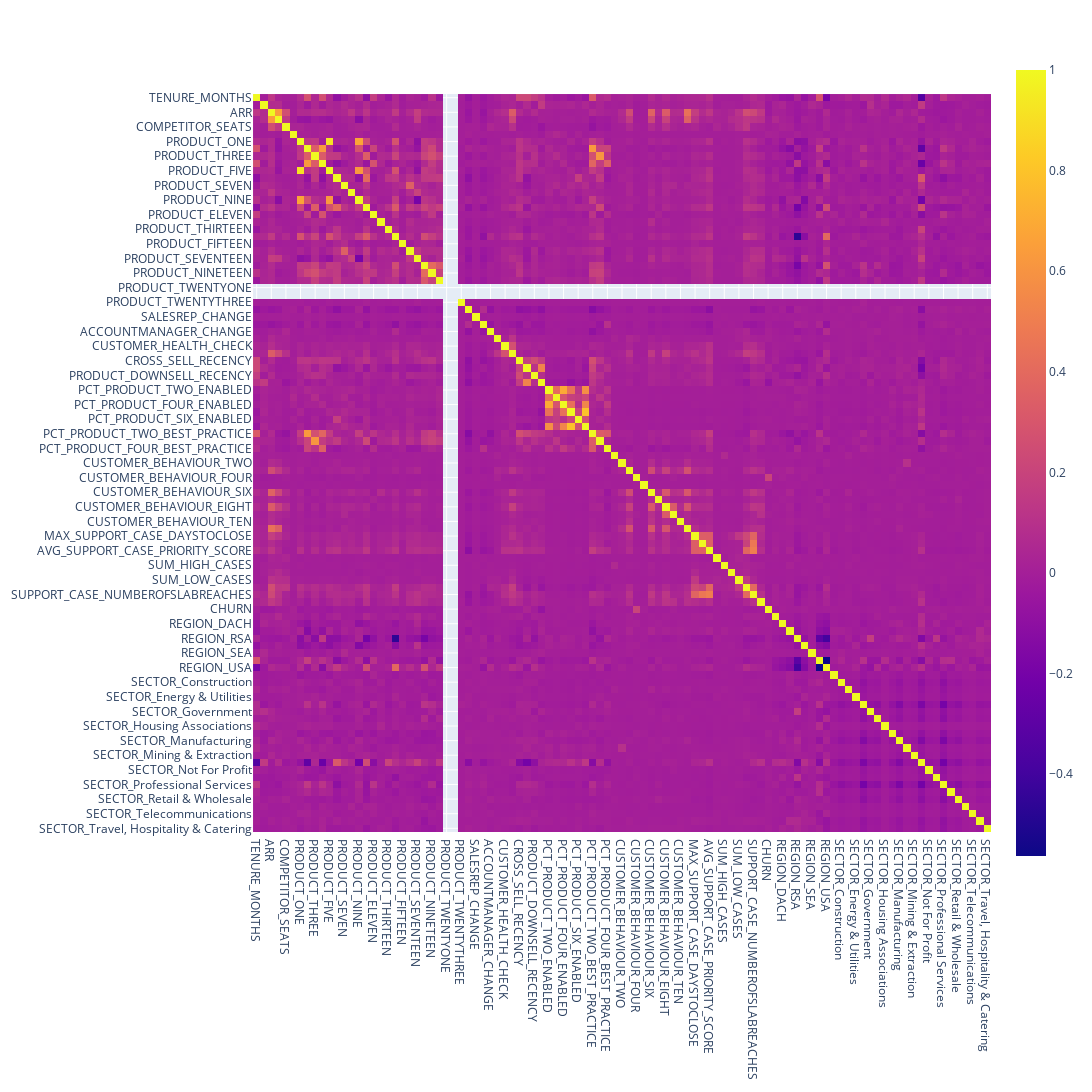

This figure's notebook cell:
### Code cell
# Main body

data_dir = os.getcwd()
filename = "dataset"
#args =  parser.parse_args()

dataset_df, nb_customers = extract_dataset(data_dir, filename)
dataset = data_processing(dataset_df, nb_customers)
X = dataset.drop("CHURN", axis =1)
target = dataset["CHURN"]

# correlation between features
features_correlation(dataset)

# Extract statistics
churn_causal_features(dataset)


# Optimal number of features to fit a model
rfecv = RFECV(estimator=RandomForestClassifier(), cv=StratifiedKFold(2, random_state=2, shuffle=True), scoring="accuracy")
rfecv.fit(X, target)
print("The optimal number of features is %d" %(rfecv.n_features_)) # 7

# save the dataframe with optimal features
X_rfe = X.iloc[:, rfecv.support_]

### Figure 1 — Plotly figure (JSON) as saved in the notebook; plotly's stock layout.template omitted (floating-point values rounded to 4 significant figures; data arrays with more than 128 entries replaced by an {"elided": "..."} marker saying what was removed)
{"data": [{"coloraxis": "coloraxis", "hovertemplate": "x: %{x}<br>y: %{y}<br>color: %{z}<extra></extra>", "name": "0", "type": "heatmap", "x": ["TENURE_MONTHS", "CONTRACT_LENGTH", "ARR", "SEATS", "COMPETITOR_SEATS", "DETECTEDSEATSCOUNT", "PRODUCT_ONE", "PRODUCT_TWO", "PRODUCT_THREE", "PRODUCT_FOUR", "PRODUCT_FIVE", "PRODUCT_SIX", "PRODUCT_SEVEN", "PRODUCT_EIGHT", "PRODUCT_NINE", "PRODUCT_TEN", "PRODUCT_ELEVEN", "PRODUCT_TWELVE", "PRODUCT_THIRTEEN", "PRODUCT_FOURTEEN", "PRODUCT_FIFTEEN", "PRODUCT_SIXTEEN", "PRODUCT_SEVENTEEN", "PRODUCT_EIGHTEEN", "PRODUCT_NINETEEN", "PRODUCT_TWENTY", "PRODUCT_TWENTYONE", "PRODUCT_TWENTYTWO", "PRODUCT_TWENTYTHREE", "LICENSINGSPECIALIST_CHANGE", "SALESREP_CHANGE", "UPSELLMANAGER_CHANGE", "ACCOUNTMANAGER_CHANGE", "CHURN_RISK_DISCUSSION", "CUSTOMER_HEALTH_CHECK", "CS_EVENT_ATTENDED", "CROSS_SELL_RECENCY", "SEATS_DOWNSELL_RECENCY", "PRODUCT_DOWNSELL_RECENCY", "SEATS_UPSELL_RECENCY", "PCT_PRODUCT_TWO_ENABLED", "PCT_PRODUCT_THREE_ENABLED", "PCT_PRODUCT_FOUR_ENABLED", "PCT_PRODUCT_FIVE_ENABLED", "PCT_PRODUCT_SIX_ENABLED", "PCT_PRODUCT_NINE_ENABLED", "PCT_PRODUCT_TWO_BEST_PRACTICE", "PCT_PRODUCT_THREE_BEST_PRACTICE", "PCT_PRODUCT_FOUR_BEST_PRACTICE", "CUSTOMER_BEHAVIOUR_ONE", "CUSTOMER_BEHAVIOUR_TWO", "CUSTOMER_BEHAVIOUR_THREE", "CUSTOMER_BEHAVIOUR_FOUR", "CUSTOMER_BEHAVIOUR_FIVE", "CUSTOMER_BEHAVIOUR_SIX", "CUSTOMER_BEHAVIOUR_SEVEN", "CUSTOMER_BEHAVIOUR_EIGHT", "CUSTOMER_BEHAVIOUR_NINE", "CUSTOMER_BEHAVIOUR_TEN", "CUSTOMER_BEHAVIOUR_ELEVEN", "MAX_SUPPORT_CASE_DAYSTOCLOSE", "MAX_SUPPORT_CASE_TIMETOFIRSTRESPONSE", "AVG_SUPPORT_CASE_PRIORITY_SCORE", "SUM_SEVERE_CASES", "SUM_HIGH_CASES", "SUM_MEDIUM_CASES", "SUM_LOW_CASES", "SUM_STANDARD_CASES", "SUPPORT_CASE_NUMBEROFSLABREACHES", "BACKLOG", "CHURN", "REGION_CAN", "REGION_DACH", "REGION_ME", "REGION_RSA", "REGION_RoE", "REGION_SEA", "REGION_UKI", "REGION_USA", "SECTOR_Arts, Entertainment & Recreation", "SECTOR_Construction", "SECTOR_Education", "SECTOR_Energy & Utilities", "SECTOR_Finance", "SECTOR_Government", "SECTOR_Health & Social Care", "SECTOR_Housing Associations", "SECTOR_IT", "SECTOR_Manufacturing", "SECTOR_Media & Publishing", "SECTOR_Mining & Extraction", "SECTOR_None", "SECTOR_Not For Profit", "SECTOR_Other", "SECTOR_Professional Services", "SECTOR_Real Estate", "SECTOR_Retail & Wholesale", "SECTOR_Sci/Tech", "SECTOR_Telecommunications", "SECTOR_Transportation, Storage & Delivery", "SECTOR_Travel, Hospitality & Catering"], "xaxis": "x", "y": ["TENURE_MONTHS", "CONTRACT_LENGTH", "ARR", "SEATS", "COMPETITOR_SEATS", "DETECTEDSEATSCOUNT", "PRODUCT_ONE", "PRODUCT_TWO", "PRODUCT_THREE", "PRODUCT_FOUR", "PRODUCT_FIVE", "PRODUCT_SIX", "PRODUCT_SEVEN", "PRODUCT_EIGHT", "PRODUCT_NINE", "PRODUCT_TEN", "PRODUCT_ELEVEN", "PRODUCT_TWELVE", "PRODUCT_THIRTEEN", "PRODUCT_FOURTEEN", "PRODUCT_FIFTEEN", "PRODUCT_SIXTEEN", "PRODUCT_SEVENTEEN", "PRODUCT_EIGHTEEN", "PRODUCT_NINETEEN", "PRODUCT_TWENTY", "PRODUCT_TWENTYONE", "PRODUCT_TWENTYTWO", "PRODUCT_TWENTYTHREE", "LICENSINGSPECIALIST_CHANGE", "SALESREP_CHANGE", "UPSELLMANAGER_CHANGE", "ACCOUNTMANAGER_CHANGE", "CHURN_RISK_DISCUSSION", "CUSTOMER_HEALTH_CHECK", "CS_EVENT_ATTENDED", "CROSS_SELL_RECENCY", "SEATS_DOWNSELL_RECENCY", "PRODUCT_DOWNSELL_RECENCY", "SEATS_UPSELL_RECENCY", "PCT_PRODUCT_TWO_ENABLED", "PCT_PRODUCT_THREE_ENABLED", "PCT_PRODUCT_FOUR_ENABLED", "PCT_PRODUCT_FIVE_ENABLED", "PCT_PRODUCT_SIX_ENABLED", "PCT_PRODUCT_NINE_ENABLED", "PCT_PRODUCT_TWO_BEST_PRACTICE", "PCT_PRODUCT_THREE_BEST_PRACTICE", "PCT_PRODUCT_FOUR_BEST_PRACTICE", "CUSTOMER_BEHAVIOUR_ONE", "CUSTOMER_BEHAVIOUR_TWO", "CUSTOMER_BEHAVIOUR_THREE", "CUSTOMER_BEHAVIOUR_FOUR", "CUSTOMER_BEHAVIOUR_FIVE", "CUSTOMER_BEHAVIOUR_SIX", "CUSTOMER_BEHAVIOUR_SEVEN", "CUSTOMER_BEHAVIOUR_EIGHT", "CUSTOMER_BEHAVIOUR_NINE", "CUSTOMER_BEHAVIOUR_TEN", "CUSTOMER_BEHAVIOUR_ELEVEN", "MAX_SUPPORT_CASE_DAYSTOCLOSE", "MAX_SUPPORT_CASE_TIMETOFIRSTRESPONSE", "AVG_SUPPORT_CASE_PRIORITY_SCORE", "SUM_SEVERE_CASES", "SUM_HIGH_CASES", "SUM_MEDIUM_CASES", "SUM_LOW_CASES", "SUM_STANDARD_CASES", "SUPPORT_CASE_NUMBEROFSLABREACHES", "BACKLOG", "CHURN", "REGION_CAN", "REGION_DACH", "REGION_ME", "REGION_RSA", "REGION_RoE", "REGION_SEA", "REGION_UKI", "REGION_USA", "SECTOR_Arts, Entertainment & Recreation", "SECTOR_Construction", "SECTOR_Education", "SECTOR_Energy & Utilities", "SECTOR_Finance", "SECTOR_Government", "SECTOR_Health & Social Care", "SECTOR_Housing Associations", "SECTOR_IT", "SECTOR_Manufacturing", "SECTOR_Media & Publishing", "SECTOR_Mining & Extraction", "SECTOR_None", "SECTOR_Not For Profit", "SECTOR_Other", "SECTOR_Professional Services", "SECTOR_Real Estate", "SECTOR_Retail & Wholesale", "SECTOR_Sci/Tech", "SECTOR_Telecommunications", "SECTOR_Transportation, Storage & Delivery", "SECTOR_Travel, Hospitality & Catering"], "yaxis": "y", "z": {"elided": "101x101 float values"}}], "layout": {"coloraxis": {"colorscale": [[0, "#0d0887"], [0.1111, "#46039f"], [0.2222, "#7201a8"], [0.3333, "#9c179e"], [0.4444, "#bd3786"], [0.5556, "#d8576b"], [0.6667, "#ed7953"], [0.7778, "#fb9f3a"], [0.8889, "#fdca26"], [1, "#f0f921"]]}, "height": 2000, "margin": {"t": 60}, "width": 2000, "xaxis": {"anchor": "y", "constrain": "domain", "domain": [0, 1], "scaleanchor": "y"}, "yaxis": {"anchor": "x", "autorange": "reversed", "constrain": "domain", "domain": [0, 1]}}}
